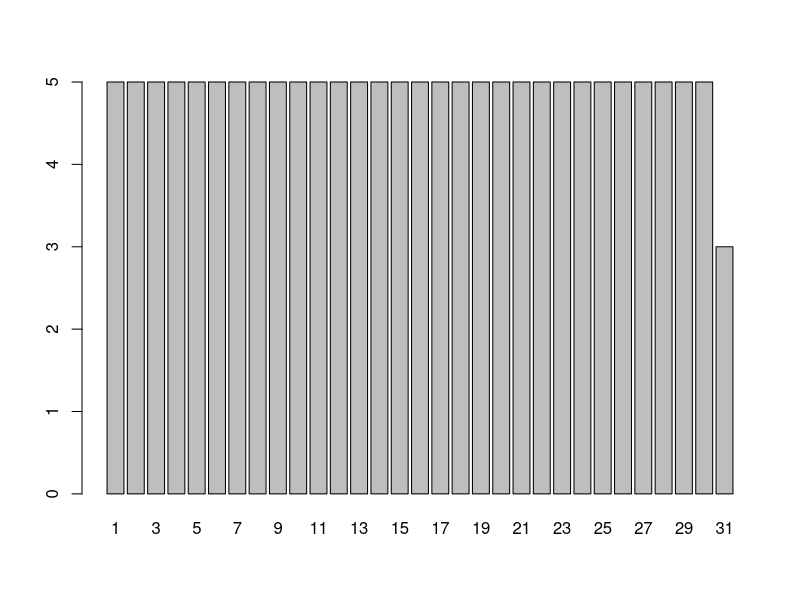
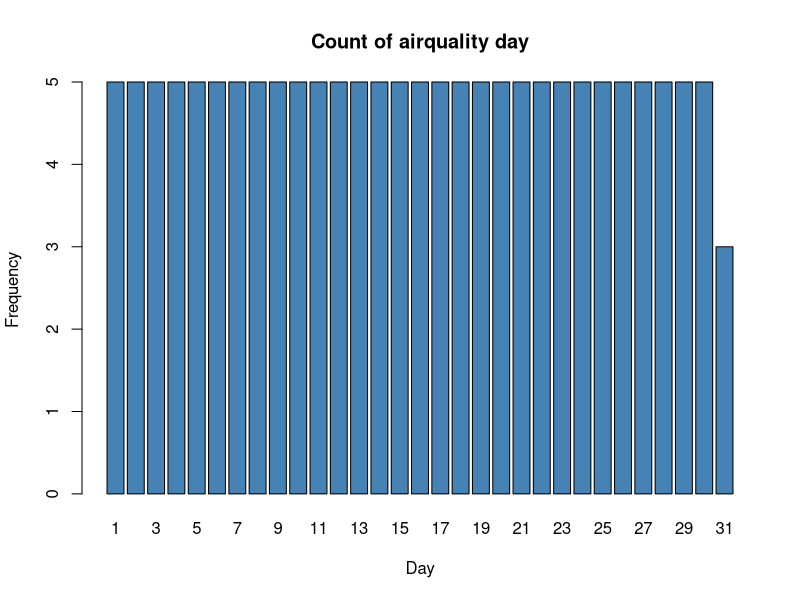
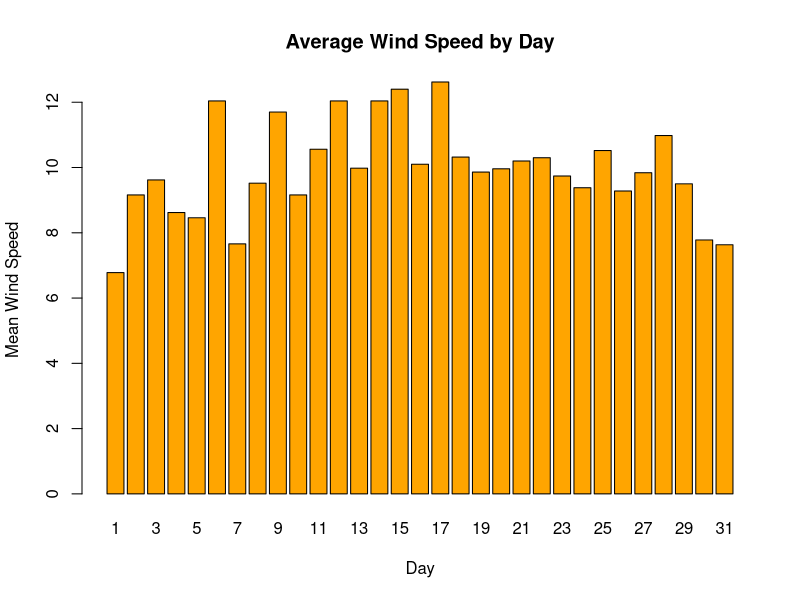
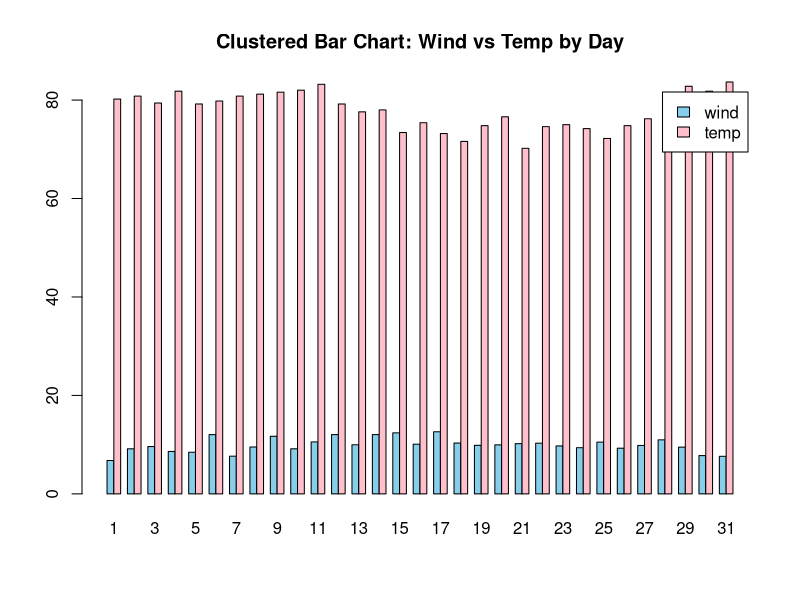
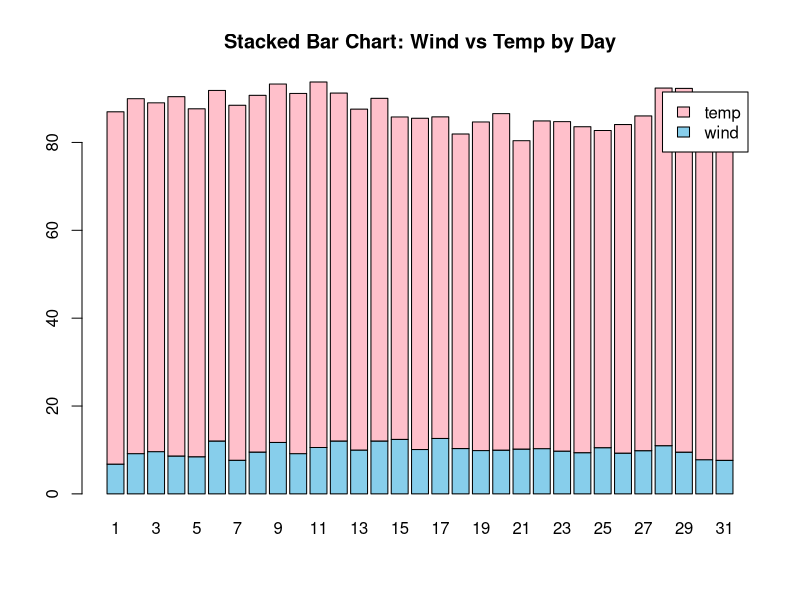

These charts were generated, in order, by the following R code:
#load the dataset
data(airquality)

#inspect the data
?airquality
head(airquality,3)
str(airquality)
class(airquality)

#count of each species and to see data in column "species"
airquality$Day
View(airquality)

#ploting a bar chart
barplot(
  table(airquality$Day)
)

#labeld bar chart
barplot(
  table(airquality$Day),
  main="Count of airquality day",
  xlab = "Day",
  ylab = "Frequency",
  col='steelblue'
)

#bar plot from aggregated data using mean sepal length per species
mean_wind<-tapply(airquality$Wind,airquality$Day,mean)
mean_wind

barplot(
  mean_wind,
  col='orange',
  main="Average Wind Speed by Day",
  xlab="Day",
  ylab="Mean Wind Speed"
)

#grouped bar chart
group_means<-rbind(
  wind=tapply(airquality$Wind,airquality$Day,mean),
  temp=tapply(airquality$Temp,airquality$Day,mean)
)
group_means

barplot(
  group_means,
  beside=TRUE,
  col=c("skyblue","pink"),
  legend.text=TRUE,
  main="Clustered Bar Chart: Wind vs Temp by Day"
)
barplot(
  group_means,
  beside=FALSE,
  col=c("skyblue","pink"),
  legend.text=TRUE,
  main="Stacked Bar Chart: Wind vs Temp by Day",
)